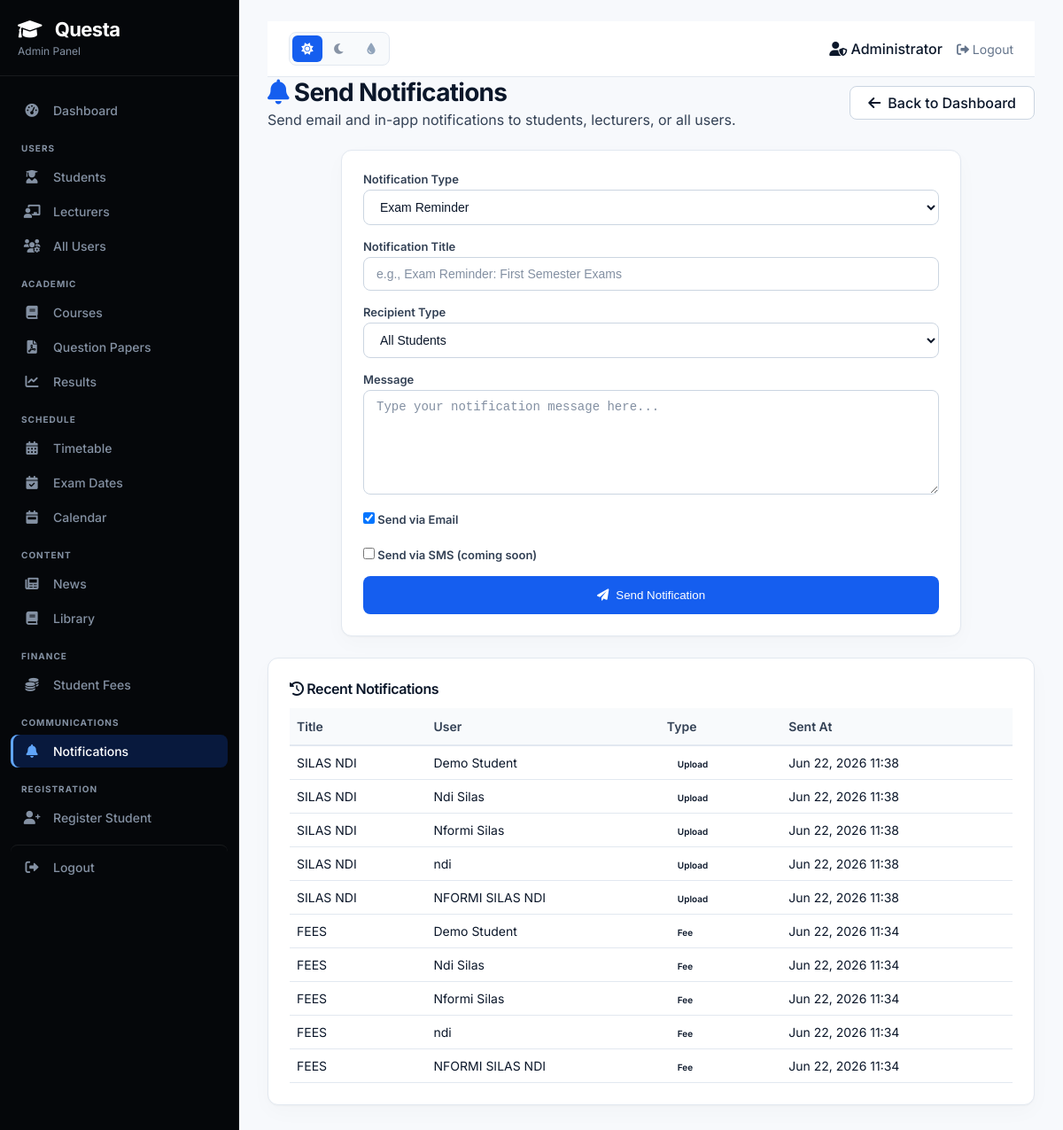
The app's page /admin/send-notifications.php (signed in) with its own data.
### tables this page shows
CREATE TABLE `notifications` (
  `id` int(11) NOT NULL,
  `user_id` int(11) DEFAULT NULL,
  `title` varchar(255) DEFAULT NULL,
  `message` text DEFAULT NULL,
  `type` varchar(50) DEFAULT NULL,
  `sent_at` timestamp NOT NULL DEFAULT current_timestamp(),
  `is_read` tinyint(4) DEFAULT 0
);

CREATE TABLE `users` (
  `id` int(11) NOT NULL,
  `name` varchar(100) NOT NULL,
  `email` varchar(100) NOT NULL,
  `password` varchar(255) NOT NULL,
  `role` enum('admin','lecturer','student') DEFAULT 'student',
  `matricule` varchar(50) DEFAULT NULL,
  `department_id` int(11) DEFAULT NULL,
  `avatar` varchar(255) DEFAULT NULL,
  `created_at` datetime DEFAULT current_timestamp()
);

### admin/send-notifications.php (the view, shortened to what this page needs)
<?php
require_once '../includes/config.php';
try {
    $pdo->exec("
        CREATE TABLE IF NOT EXISTS notifications (
            id INT PRIMARY KEY AUTO_INCREMENT,
            user_id INT,
            title VARCHAR(255),
            message TEXT,
            type VARCHAR(50),
            sent_at TIMESTAMP DEFAULT CURRENT_TIMESTAMP,
            FOREIGN KEY (user_id) REFERENCES users(id) ON DELETE CASCADE
        )
    ");
} catch (PDOException $e) {
}
include 'header.php';
?>
<div class="admin-main-content">
    <div style="display: flex; justify-content: space-between; align-items: center; flex-wrap: wrap; gap: 16px; margin-bottom: 24px;">
        <div>
            <h1 style="font-size: 28px; font-weight: 700; margin-bottom: 4px;">
                <i class="fas fa-bell"></i> Send Notifications
            </h1>
            <p style="color: #64748b;">Send email and in-app notifications to students, lecturers, or all users.</p>
        </div>
        <a href="dashboard.php" class="btn-primary btn-secondary">
            <i class="fas fa-arrow-left"></i> Back to Dashboard
        </a>
    </div>
    <div class="admin-card" style="max-width: 700px; margin: 0 auto;">
        <form method="POST">
            <div class="form-group">
                <label>Notification Type</label>
                <select name="notification_type" class="form-select" required>
                    <option value="exam">Exam Reminder</option>
                </select>
            </div>
            <div class="form-group">
                <label>Notification Title</label>
                <input type="text" name="title" class="form-input" placeholder="e.g., Exam Reminder: First Semester Exams" required>
            </div>
            <div class="form-group">
                <label>Recipient Type</label>
                <select name="recipient_type" class="form-select" id="recipientType" required>
                    <option value="all">All Students</option>
                </select>
            </div>
            <div class="form-group">
                <label>Message</label>
                <textarea name="message" class="form-input" rows="6" required
                    placeholder="Type your notification message here..."></textarea>
            </div>
            <div class="form-group">
                <label>
                    <input type="checkbox" name="send_email" checked>
                    Send via Email
                </label>
                <br>
                <label>
                    <input type="checkbox" name="send_sms">
                    Send via SMS (coming soon)
                </label>
            </div>
            <button type="submit" class="btn-primary" style="width: 100%; justify-content: center; padding: 14px;">
                <i class="fas fa-paper-plane"></i> Send Notification
            </button>
        </form>
    </div>
    <div class="admin-card" style="margin-top: 24px;">
        <h3><i class="fas fa-history"></i> Recent Notifications</h3>
        <?php
        $recent = $pdo->query("
            SELECT n.*, u.name as user_name
            FROM notifications n
            LEFT JOIN users u ON n.user_id = u.id
            ORDER BY n.sent_at DESC LIMIT 10
        ")->fetchAll();
        ?>
        <?php if (count($recent) > 0): ?>
            <table class="admin-table">
                <thead>
                    <tr>
                        <th>Title</th>
                        <th>User</th>
                        <th>Type</th>
                        <th>Sent At</th>
                    </tr>
                </thead>
                <tbody>
                    <?php foreach ($recent as $notif): ?>
                        <tr>
                            <td><?php echo htmlspecialchars($notif['title']); ?></td>
                            <td><?php echo htmlspecialchars($notif['user_name'] ?? 'All Users'); ?></td>
                            <td><span class="status-badge" style="font-size: 10px;"><?php echo ucfirst($notif['type']); ?></span></td>
                            <td><?php echo date('M d, Y H:i', strtotime($notif['sent_at'])); ?></td>
                        </tr>
                    <?php endforeach; ?>
                </tbody>
            </table>
        <?php else: ?>
            <p style="color: var(--text-muted);">No notifications sent yet.</p>
        <?php endif; ?>
    </div>
</div>
<?php include 'footer.php'; ?>

### admin/header.php (style rules this page uses)
* { margin: 0; padding: 0; box-sizing: border-box; }
body { font-family: 'Inter', sans-serif; background: #f8fafc; min-height: 100vh; }
.admin-card { background: white; border-radius: 16px; padding: 24px; border: 1px solid #e2e8f0; margin-bottom: 24px; overflow-x: auto; }
.admin-card h3 { font-size: 16px; font-weight: 600; margin-bottom: 12px; }
.admin-table { width: 100%; border-collapse: collapse; font-size: 14px; }
.admin-table th { text-align: left; padding: 12px 8px; background: #f8fafc; font-weight: 600; color: #1e293b; border-bottom: 2px solid #e2e8f0; }
.admin-table td { padding: 10px 8px; border-bottom: 1px solid #e2e8f0; color: #334155; }
.btn-primary { background: #f59e0b; color: white; padding: 8px 20px; border: none; border-radius: 30px; font-weight: 500; cursor: pointer; text-decoration: none; display: inline-flex; align-items: center; gap: 8px; }
.form-group { margin-bottom: 16px; }
.form-group label { display: block; font-size: 13px; font-weight: 600; color: #1e293b; margin-bottom: 4px; }
.form-input, .form-select { width: 100%; padding: 10px 14px; border: 1px solid #e2e8f0; border-radius: 10px; font-size: 14px; background: white; }
.status-badge { padding: 4px 12px; border-radius: 30px; font-size: 12px; font-weight: 600; }

### records on screen
notifications: title "SILAS NDI", user.name "Demo Student", type "Upload", sent_at "Jun 22, 2026 11:38"
notifications: title "SILAS NDI", user.name "Ndi Silas", type "Upload", sent_at "Jun 22, 2026 11:38"
notifications: title "SILAS NDI", user.name "Nformi Silas", type "Upload", sent_at "Jun 22, 2026 11:38"
notifications: title "SILAS NDI", user.name "ndi", type "Upload", sent_at "Jun 22, 2026 11:38"
notifications: title "SILAS NDI", user.name "NFORMI SILAS NDI", type "Upload", sent_at "Jun 22, 2026 11:38"
notifications: title "FEES", user.name "Demo Student", type "Fee", sent_at "Jun 22, 2026 11:34"
notifications: title "FEES", user.name "Ndi Silas", type "Fee", sent_at "Jun 22, 2026 11:34"
notifications: title "FEES", user.name "Nformi Silas", type "Fee", sent_at "Jun 22, 2026 11:34"
notifications: title "FEES", user.name "ndi", type "Fee", sent_at "Jun 22, 2026 11:34"
notifications: title "FEES", user.name "NFORMI SILAS NDI", type "Fee", sent_at "Jun 22, 2026 11:34"

### other values on screen
$_SESSION['user_name'] "Administrator"
